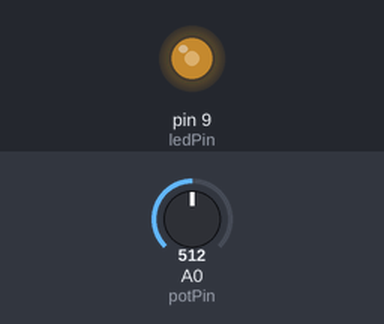
Simulated run of this sketch. Board: Arduino Uno, built with avr-gcc and run on an emulated ATmega328P. Parts: output pins drawn as LEDs (lit = HIGH). The inputs (shaded band) are chosen by the test bench; at power-on: A0 (potPin) = 512.

Above: at 1.2 s.
1.3 s: A0 (potPin) set to 716
At 1.9 s:
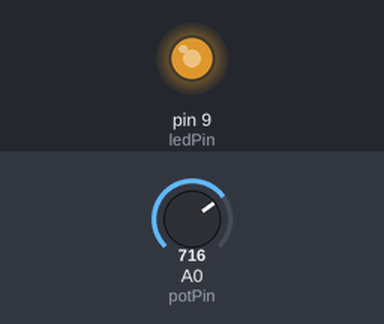
2.8 s: A0 (potPin) set to 900
At 4.0 s:
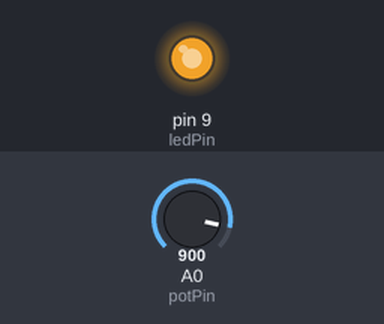
4.3 s: A0 (potPin) set to 122
At 5.4 s:
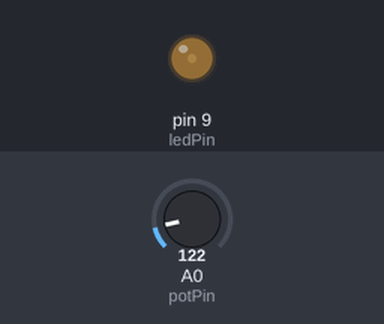
5.8 s: A0 (potPin) set to 0
At 6.5 s:
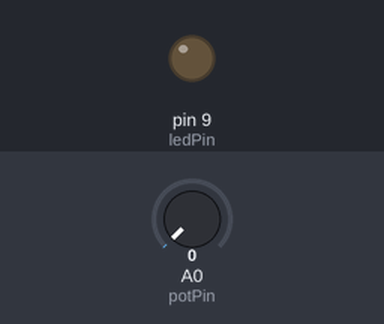
7.3 s: A0 (potPin) set to 511
At 7.7 s:
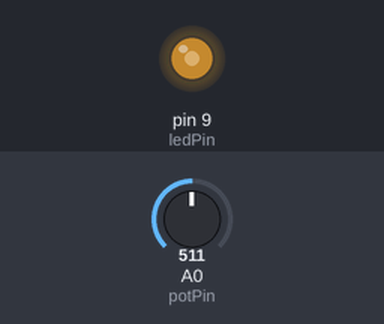
Timing chart, 0 to 9.8 s (numbered marks = the images above; inputs shaded):
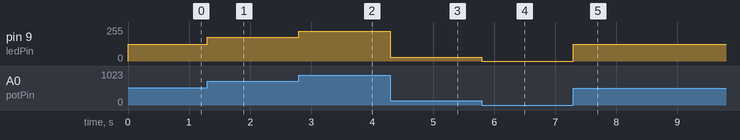

Measured:
- after the input at 1.3 s, pin 9 (ledPin): 127/255 → 178/255 at once
- after the input at 2.8 s, pin 9 (ledPin): 178/255 → 224/255 at once
- after the input at 4.3 s, pin 9 (ledPin): 224/255 → 30/255 at once
- after the input at 5.8 s, pin 9 (ledPin): 30/255 → 0/255 at once
- after the input at 7.3 s, pin 9 (ledPin): 0/255 → 127/255 at once

The sketch:

Potenciometro_1led.ino
```cpp
#define potPin 0
#define ledPin 9

int valPot = 0;

void setup() {
  pinMode(ledPin,OUTPUT);
  pinMode(potPin, INPUT);

}

void loop(){

  valPot = analogRead(potPin);
  valPot = map(valPot,0,1023,0,255);
  analogWrite(ledPin,valPot);
}
```
